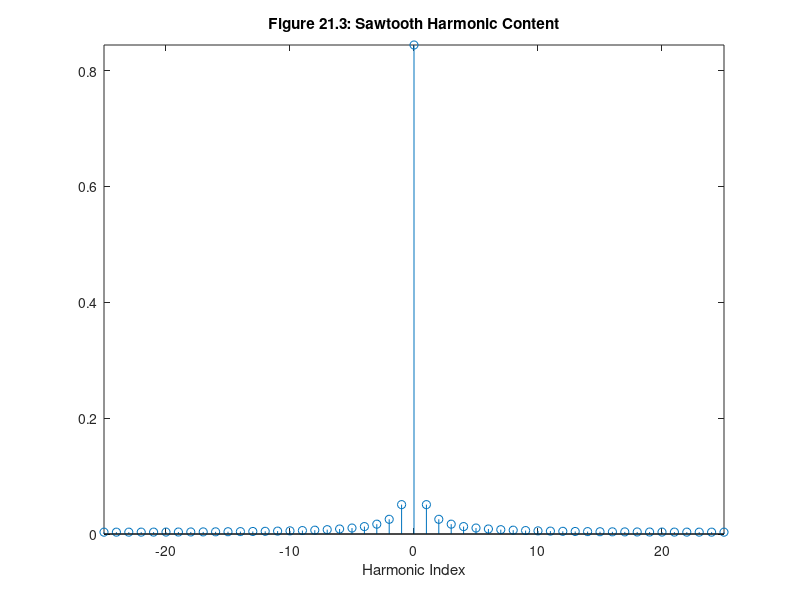

Recreate this plot in MATLAB.
% MATLAB Script: SawtoothExample.m

% Variables/Parameters
N = 25;                 % number of harmonics
To = 0.2;               % choose period

n = 2*N;                % number of terms to consider in the discrete Fourier transform
t = linspace(0,To,n+1); % (n+1)th point is one period away
t(end) = [];            % throw away undesired last point
f = sawtooth(t,To);     % compute sawtooth

Fn = fft(f);            % compute FFT (Fast-Fourier Transform)
Fn = [conj(Fn(N+1)) Fn(N+2:end) Fn(1:N+1)] % rearrange values
Fn = Fn/n;              % scale results

% Compute the trigonometric Fourier series coefficients
A0 = Fn(N+1)  % DC component
An = 2*real(Fn(N+2:end))  % Cosine terms
Bn = -2*imag(Fn(N+2:end)) % Sine terms

idx = -N:N;            % harmonic indices
Fna = 5j./(idx*pi);    % complex exponential terms
Fna(N+1) = 5;

Bna = -2*imag(Fna(N+2:end));  % sine terms
Bn_error = (Bn-Bna)./Bna      % relative error

% Plotting the Sawtooth Harmonic Content
stem(idx,abs(Fn))        % Stem Plot
xlabel('Harmonic Index')
title('Figure 21.3: Sawtooth Harmonic Content')
axis tight
